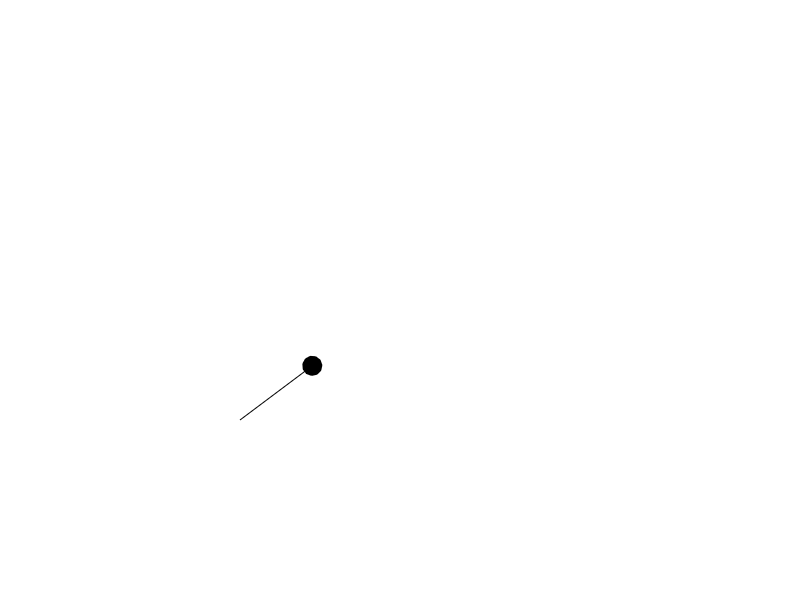

Here is the MATLAB script that generated this plot: (Note: this script raises an error after producing the figure.)
% Insert an Arrow with a circle head
hdumdum = annotation('arrow');
set(hdumdum,'HeadStyle','ellipse')
set(hdumdum,'HeadSize',4)
